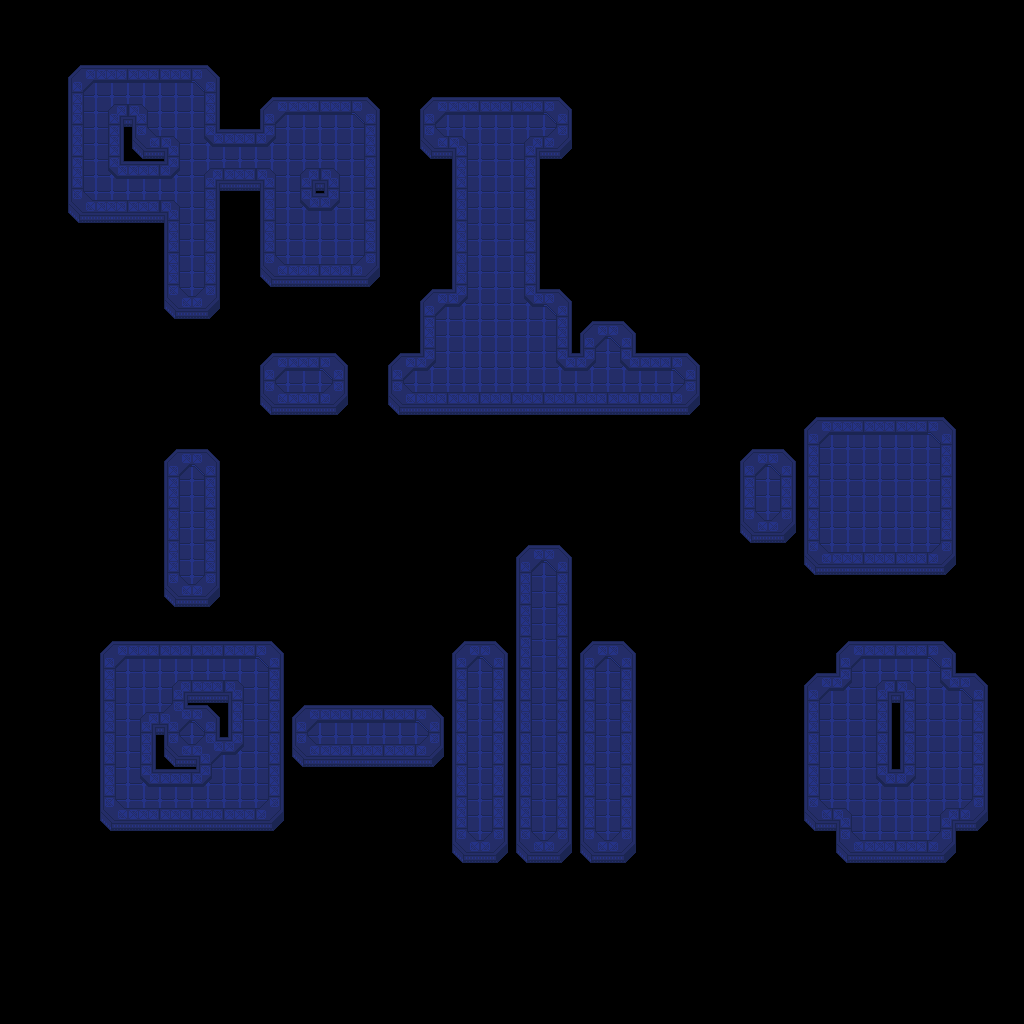

Tiled map render using the project's own tile images. Description and the whole map definition, tile-layer contents included, below:
An orthogonal 32x32 tile map with 32x32 px tiles, 1 tile layer (Tile Layer 1) and 35 objects (21x Doodad, 6x Crystal, 4x Waypoint, 2x Platform, Start, ...).

<map version="1.10" tiledversion="1.11.0" orientation="orthogonal" renderorder="right-down" width="32" height="32" tilewidth="32" tileheight="32" infinite="0" nextlayerid="3" nextobjectid="48">
 <tileset firstgid="1" source="Terrain.tsx" />
 <layer id="1" name="Tile Layer 1" width="32" height="32">
  <data encoding="csv">
0,0,0,0,0,0,0,0,0,0,0,0,0,0,0,0,0,0,0,0,0,0,0,0,0,0,0,0,0,0,0,0,
0,0,0,0,0,0,0,0,0,0,0,0,0,0,0,0,0,0,0,0,0,0,0,0,0,0,0,0,0,0,0,0,
0,0,7,3,3,3,8,0,0,0,0,0,0,0,0,0,0,0,0,0,0,0,0,0,0,0,0,0,0,0,0,0,
0,0,6,13,14,2,4,0,7,3,3,8,0,7,3,3,3,8,0,0,0,0,0,0,0,0,0,0,0,0,0,0,
0,0,6,4,10,14,16,3,15,2,2,4,0,10,14,2,13,9,0,0,0,0,0,0,0,0,0,0,0,0,0,0,
0,0,6,16,3,15,13,5,14,13,14,4,0,0,6,2,4,0,0,0,0,0,0,0,0,0,0,0,0,0,0,0,
0,0,10,5,5,14,4,0,6,16,15,4,0,0,6,2,4,0,0,0,0,0,0,0,0,0,0,0,0,0,0,0,
0,0,0,0,0,6,4,0,6,2,2,4,0,0,6,2,4,0,0,0,0,0,0,0,0,0,0,0,0,0,0,0,
0,0,0,0,0,6,4,0,10,5,5,9,0,0,6,2,4,0,0,0,0,0,0,0,0,0,0,0,0,0,0,0,
0,0,0,0,0,10,9,0,0,0,0,0,0,7,15,2,16,8,0,0,0,0,0,0,0,0,0,0,0,0,0,0,
0,0,0,0,0,0,0,0,0,0,0,0,0,6,2,2,2,4,7,8,0,0,0,0,0,0,0,0,0,0,0,0,
0,0,0,0,0,0,0,0,7,3,8,0,7,15,2,2,2,16,15,16,3,8,0,0,0,0,0,0,0,0,0,0,
0,0,0,0,0,0,0,0,10,5,9,0,10,5,5,5,5,5,5,5,5,9,0,0,0,0,0,0,0,0,0,0,
0,0,0,0,0,0,0,0,0,0,0,0,0,0,0,0,0,0,0,0,0,0,0,0,0,7,3,3,3,8,0,0,
0,0,0,0,0,7,8,0,0,0,0,0,0,0,0,0,0,0,0,0,0,0,0,7,8,6,2,2,2,4,0,0,
0,0,0,0,0,6,4,0,0,0,0,0,0,0,0,0,0,0,0,0,0,0,0,6,4,6,2,2,2,4,0,0,
0,0,0,0,0,6,4,0,0,0,0,0,0,0,0,0,0,0,0,0,0,0,0,10,9,6,2,2,2,4,0,0,
0,0,0,0,0,6,4,0,0,0,0,0,0,0,0,0,7,8,0,0,0,0,0,0,0,10,5,5,5,9,0,0,
0,0,0,0,0,10,9,0,0,0,0,0,0,0,0,0,6,4,0,0,0,0,0,0,0,0,0,0,0,0,0,0,
0,0,0,0,0,0,0,0,0,0,0,0,0,0,0,0,6,4,0,0,0,0,0,0,0,0,0,0,0,0,0,0,
0,0,0,7,3,3,3,3,8,0,0,0,0,0,7,8,6,4,7,8,0,0,0,0,0,0,7,3,3,8,0,0,
0,0,0,6,2,13,5,14,4,0,0,0,0,0,6,4,6,4,6,4,0,0,0,0,0,7,15,13,14,16,8,0,
0,0,0,6,13,11,8,6,4,7,3,3,3,8,6,4,6,4,6,4,0,0,0,0,0,6,2,4,6,2,4,0,
0,0,0,6,4,10,11,15,4,10,5,5,5,9,6,4,6,4,6,4,0,0,0,0,0,6,2,4,6,2,4,0,
0,0,0,6,16,3,15,2,4,0,0,0,0,0,6,4,6,4,6,4,0,0,0,0,0,6,2,16,15,2,4,0,
0,0,0,10,5,5,5,5,9,0,0,0,0,0,6,4,6,4,6,4,0,0,0,0,0,10,14,2,2,13,9,0,
0,0,0,0,0,0,0,0,0,0,0,0,0,0,10,9,10,9,10,9,0,0,0,0,0,0,10,5,5,9,0,0,
0,0,0,0,0,0,0,0,0,0,0,0,0,0,0,0,0,0,0,0,0,0,0,0,0,0,0,0,0,0,0,0,
0,0,0,0,0,0,0,0,0,0,0,0,0,0,0,0,0,0,0,0,0,0,0,0,0,0,0,0,0,0,0,0,
0,0,0,0,0,0,0,0,0,0,0,0,0,0,0,0,0,0,0,0,0,0,0,0,0,0,0,0,0,0,0,0,
0,0,0,0,0,0,0,0,0,0,0,0,0,0,0,0,0,0,0,0,0,0,0,0,0,0,0,0,0,0,0,0,
0,0,0,0,0,0,0,0,0,0,0,0,0,0,0,0,0,0,0,0,0,0,0,0,0,0,0,0,0,0,0,0
</data>
 </layer>
 <objectgroup id="2" name="Object Layer 1">
  <object id="1" type="Start" x="480" y="32" width="32" height="32">
   <ellipse />
  </object>
  <object id="2" type="Crystal" x="303.636" y="172.909" width="32" height="32">
   <ellipse />
  </object>
  <object id="3" type="Crystal" x="128" y="140.364" width="32" height="32">
   <ellipse />
  </object>
  <object id="4" type="Crystal" x="176.042" y="719.667" width="32" height="32">
   <ellipse />
  </object>
  <object id="5" type="Crystal" x="526" y="734.5" width="32" height="32">
   <ellipse />
  </object>
  <object id="6" type="Crystal" x="879.333" y="733.667" width="32" height="32">
   <ellipse />
  </object>
  <object id="7" type="Doodad" x="608" y="352">
   <ellipse />
  </object>
  <object id="8" type="Doodad" x="448" y="128">
   <ellipse />
  </object>
  <object id="9" type="Doodad" x="544" y="128">
   <ellipse />
  </object>
  <object id="20" type="Crystal" x="480" y="352" width="32" height="32">
   <ellipse />
  </object>
  <object id="23" type="Doodad" x="352" y="256">
   <ellipse />
  </object>
  <object id="24" type="Doodad" x="352" y="128">
   <ellipse />
  </object>
  <object id="25" type="Doodad" x="288" y="256">
   <ellipse />
  </object>
  <object id="26" type="Doodad" x="96" y="192">
   <ellipse />
  </object>
  <object id="27" type="Doodad" x="96" y="96">
   <ellipse />
  </object>
  <object id="28" type="Doodad" x="192" y="96">
   <ellipse />
  </object>
  <object id="29" type="Doodad" x="128" y="672">
   <ellipse />
  </object>
  <object id="30" type="Doodad" x="128" y="800">
   <ellipse />
  </object>
  <object id="31" type="Doodad" x="256" y="800">
   <ellipse />
  </object>
  <object id="32" type="Doodad" x="256" y="672">
   <ellipse />
  </object>
  <object id="33" type="Doodad" x="480" y="672">
   <ellipse />
  </object>
  <object id="34" type="Doodad" x="608" y="672">
   <ellipse />
  </object>
  <object id="35" type="Doodad" x="480" y="832">
   <ellipse />
  </object>
  <object id="36" type="Doodad" x="608" y="832">
   <ellipse />
  </object>
  <object id="37" type="Doodad" x="832" y="544">
   <ellipse />
  </object>
  <object id="38" type="Doodad" x="928" y="544">
   <ellipse />
  </object>
  <object id="39" type="Doodad" x="832" y="448">
   <ellipse />
  </object>
  <object id="40" type="Doodad" x="928" y="448">
   <ellipse />
  </object>
  <object id="41" type="Exit" x="880.333" y="493">
   <ellipse />
  </object>
  <object id="42" type="Platform" x="64" y="224" width="96" height="96">
   <properties>
    <property name="waypoint_0" type="object" value="44" />
    <property name="waypoint_1" type="object" value="43" />
   </properties>
   <ellipse />
  </object>
  <object id="43" type="Waypoint" x="96" y="480" width="32" height="31.6364">
   <properties>
    <property name="wait_time" type="float" value="1" />
   </properties>
   <ellipse />
  </object>
  <object id="44" type="Waypoint" x="96" y="256" width="32" height="31.6364">
   <properties>
    <property name="wait_time" type="float" value="1" />
   </properties>
   <ellipse />
  </object>
  <object id="45" type="Platform" x="704" y="704" width="96" height="96">
   <properties>
    <property name="waypoint_0" type="object" value="47" />
    <property name="waypoint_1" type="object" value="46" />
   </properties>
   <ellipse />
  </object>
  <object id="46" type="Waypoint" x="672" y="736" width="32" height="31.6364">
   <properties>
    <property name="wait_time" type="float" value="1" />
   </properties>
   <ellipse />
  </object>
  <object id="47" type="Waypoint" x="736" y="736" width="32" height="31.6364">
   <properties>
    <property name="wait_time" type="float" value="1" />
   </properties>
   <ellipse />
  </object>
 </objectgroup>
</map>
